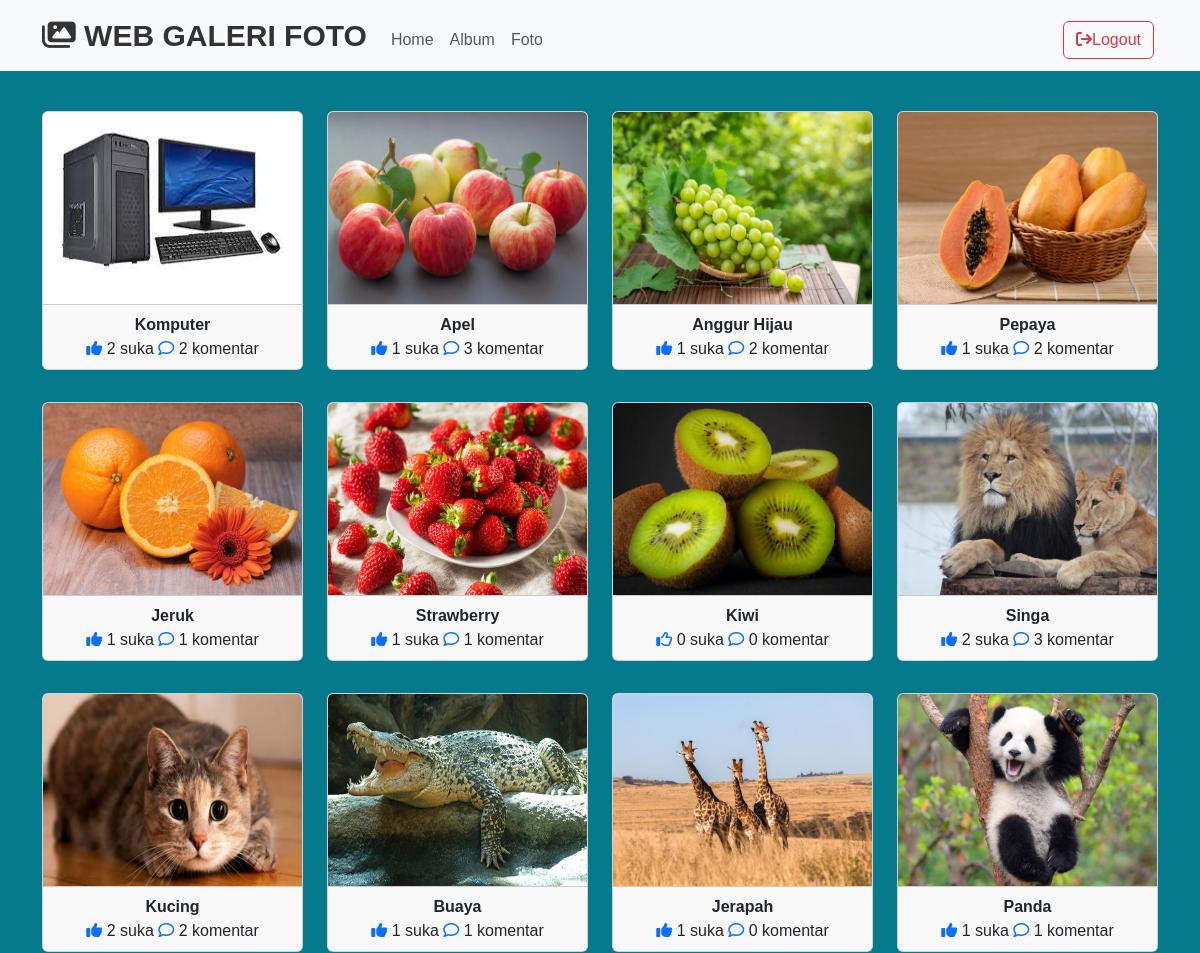
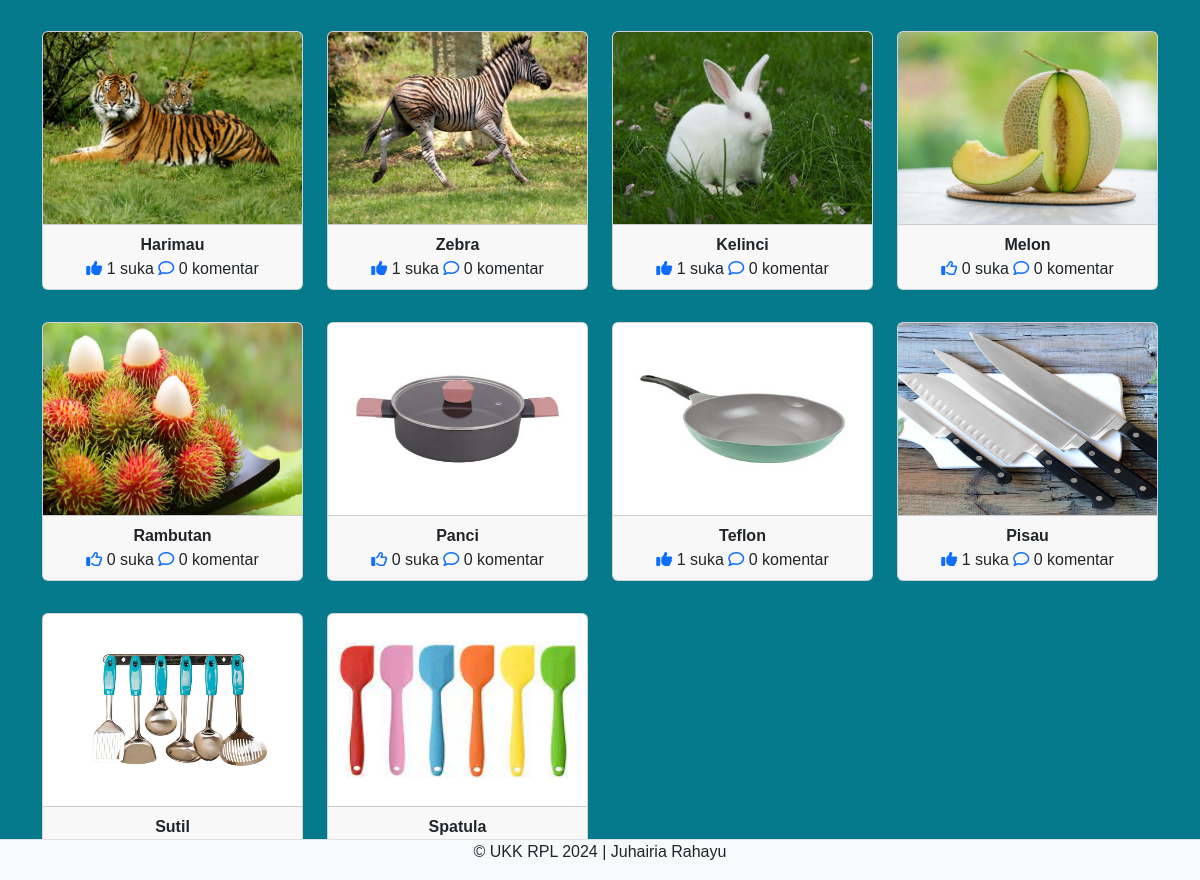
The page /admin/index.php (signed in) on the database its author committed (2 pictures, top to bottom).
### tables this page shows
CREATE TABLE `foto` (
  `fotoid` int(11) NOT NULL,
  `judulfoto` varchar(255) NOT NULL,
  `deskripsifoto` text NOT NULL,
  `tanggalunggah` date NOT NULL,
  `lokasifile` varchar(255) NOT NULL,
  `albumid` int(11) NOT NULL,
  `userid` int(11) NOT NULL
);

### admin/index.php (the view, shortened to what this page needs)
<?php
$userid = $_SESSION['userid'];
include '../config/koneksi.php';
?>
<!DOCTYPE html>
<html lang="en">
<head>
    <link rel="stylesheet" type="text/css" href="../assets/css/bootstrap.min.css">
    <link rel="stylesheet" href="https://cdnjs.cloudflare.com/ajax/libs/font-awesome/6.5.1/css/all.min.css"/>
</head>
<body>
<nav class="navbar navbar-expand-lg bg-body-tertiary">
  <div class="container">
  <a class="navbar-brand" href="index.php">
  <i class="fas fa-images" style="font-size: 30px;"></i>
      WEB GALERI FOTO
    </a>
    <div class="collapse navbar-collapse mt-2" id="navbarNavAltMarkup">
      <div class="navbar-nav me-auto">
      <a href="home.php" class="nav-link">Home</a>
      <a href="album.php" class="nav-link">Album</a>
      <a href="foto.php" class="nav-link">Foto</a>
      </div>
      <a href="../config/aksi_logout.php" class="btn btn-outline-danger m-1"><i class="fa fa-sign-out" aria-hidden="true"></i>Logout</a>
    </div>
  </div>
</nav>
<div class="container mt-3">
  <div class="row">
    <?php
  $query = mysqli_query($koneksi, "SELECT * FROM Foto INNER JOIN user ON foto.userid=user.userid INNER JOIN album ON foto.albumid=album.albumid");
while($data =mysqli_fetch_array($query)){
?>
<div class="col-md-3">
<a type="button" data-bs-toggle="modal" data-bs-target="#komentar<?php echo $data['fotoid'] ?>">
             <div class="card mb-2">
                <img style="height: 12rem;" src="../assets/img/<?php echo $data['lokasifile'] ?>" class="card-img-top"
                 title="<?php echo $data['judulfoto'] ?>">
                <div class="card-footer text-center">
                <strong><?php echo $data['judulfoto'] ?></strong><br>
                <div>
                    <?php
                    $fotoid = $data['fotoid'];
                    $ceksuka = mysqli_query($koneksi, "SELECT * FROM likefoto WHERE fotoid='$fotoid' AND userid='$userid'");
                    if (mysqli_num_rows($ceksuka) == 1) { ?>
                          <a href="../config/proses_like.php?fotoid=<?php echo $data['fotoid'] ?>" type="submit" name="batalsuka">
                          <i class="fa-solid fa-thumbs-up"></i></a>
                    <?php }else{ ?>
                        <a href="../config/proses_like.php?fotoid=<?php echo $data['fotoid'] ?>" type="submit" name="suka">
                        <i class="fa-regular fa-thumbs-up"></i></a>
                        <?php }
                    $like = mysqli_query($koneksi, "SELECT * FROM likefoto WHERE fotoid='$fotoid'");
                    echo mysqli_num_rows($like). ' suka';
                     ?>
                    <a href="#" type="button" data-bs-toggle="modal" data-bs-target="#komentar<?php echo $data['fotoid'] ?>"><i class="fa-regular fa-comment"></i> </a>
                    <?php
                    $jmlkomen = mysqli_query($koneksi, "SELECT * FROM komentarfoto WHERE fotoid='$fotoid'");
                    echo mysqli_num_rows($jmlkomen). ' komentar';
                    ?>
                </div>
            </div>
                    </div>
            </a>
        </div>
                    <?php } ?>
  </div>
</div>
<footer class="d-flex justify-content-center border-top mt-3 bg-light fixed-bottom">
    <p>&copy; UKK RPL 2024 | Juhairia Rahayu</p>
</footer>
</body>
</html>

### admin/index.php (style rules this page uses)
body { background-size: cover; background: #057a8d 64%; height: 100vh; margin: 0; font-family: sans-serif; }
.navbar-brand { font-size: 30px; font-weight: bold; text-decoration: none; color: #333; }

### rows shown on the page
foto: lokasifile (picture), judulfoto "Komputer", mysqli_num_rows($like) "2", mysqli_num_rows($jmlkomen) "2"
foto: lokasifile (picture), judulfoto "Apel", mysqli_num_rows($like) "1", mysqli_num_rows($jmlkomen) "3"
foto: lokasifile (picture), judulfoto "Anggur Hijau", mysqli_num_rows($like) "1", mysqli_num_rows($jmlkomen) "2"
foto: lokasifile (picture), judulfoto "Pepaya", mysqli_num_rows($like) "1", mysqli_num_rows($jmlkomen) "2"
foto: lokasifile (picture), judulfoto "Jeruk", mysqli_num_rows($like) "1", mysqli_num_rows($jmlkomen) "1"
foto: lokasifile (picture), judulfoto "Strawberry", mysqli_num_rows($like) "1", mysqli_num_rows($jmlkomen) "1"
foto: lokasifile (picture), judulfoto "Kiwi", mysqli_num_rows($like) "0", mysqli_num_rows($jmlkomen) "0"
foto: lokasifile (picture), judulfoto "Singa", mysqli_num_rows($like) "2", mysqli_num_rows($jmlkomen) "3"
foto: lokasifile (picture), judulfoto "Kucing", mysqli_num_rows($like) "2", mysqli_num_rows($jmlkomen) "2"
foto: lokasifile (picture), judulfoto "Buaya", mysqli_num_rows($like) "1", mysqli_num_rows($jmlkomen) "1"
foto: lokasifile (picture), judulfoto "Jerapah", mysqli_num_rows($like) "1", mysqli_num_rows($jmlkomen) "0"
foto: lokasifile (picture), judulfoto "Panda", mysqli_num_rows($like) "1", mysqli_num_rows($jmlkomen) "1"
foto: lokasifile (picture), judulfoto "Harimau", mysqli_num_rows($like) "1", mysqli_num_rows($jmlkomen) "0"
foto: lokasifile (picture), judulfoto "Zebra", mysqli_num_rows($like) "1", mysqli_num_rows($jmlkomen) "0"
foto: lokasifile (picture), judulfoto "Kelinci", mysqli_num_rows($like) "1", mysqli_num_rows($jmlkomen) "0"
foto: lokasifile (picture), judulfoto "Melon", mysqli_num_rows($like) "0", mysqli_num_rows($jmlkomen) "0"
foto: lokasifile (picture), judulfoto "Rambutan", mysqli_num_rows($like) "0", mysqli_num_rows($jmlkomen) "0"
foto: lokasifile (picture), judulfoto "Panci", mysqli_num_rows($like) "0", mysqli_num_rows($jmlkomen) "0"
foto: lokasifile (picture), judulfoto "Teflon", mysqli_num_rows($like) "1", mysqli_num_rows($jmlkomen) "0"
foto: lokasifile (picture), judulfoto "Pisau", mysqli_num_rows($like) "1", mysqli_num_rows($jmlkomen) "0"
foto: lokasifile (picture), judulfoto "Sutil"
foto: lokasifile (picture), judulfoto "Spatula"
